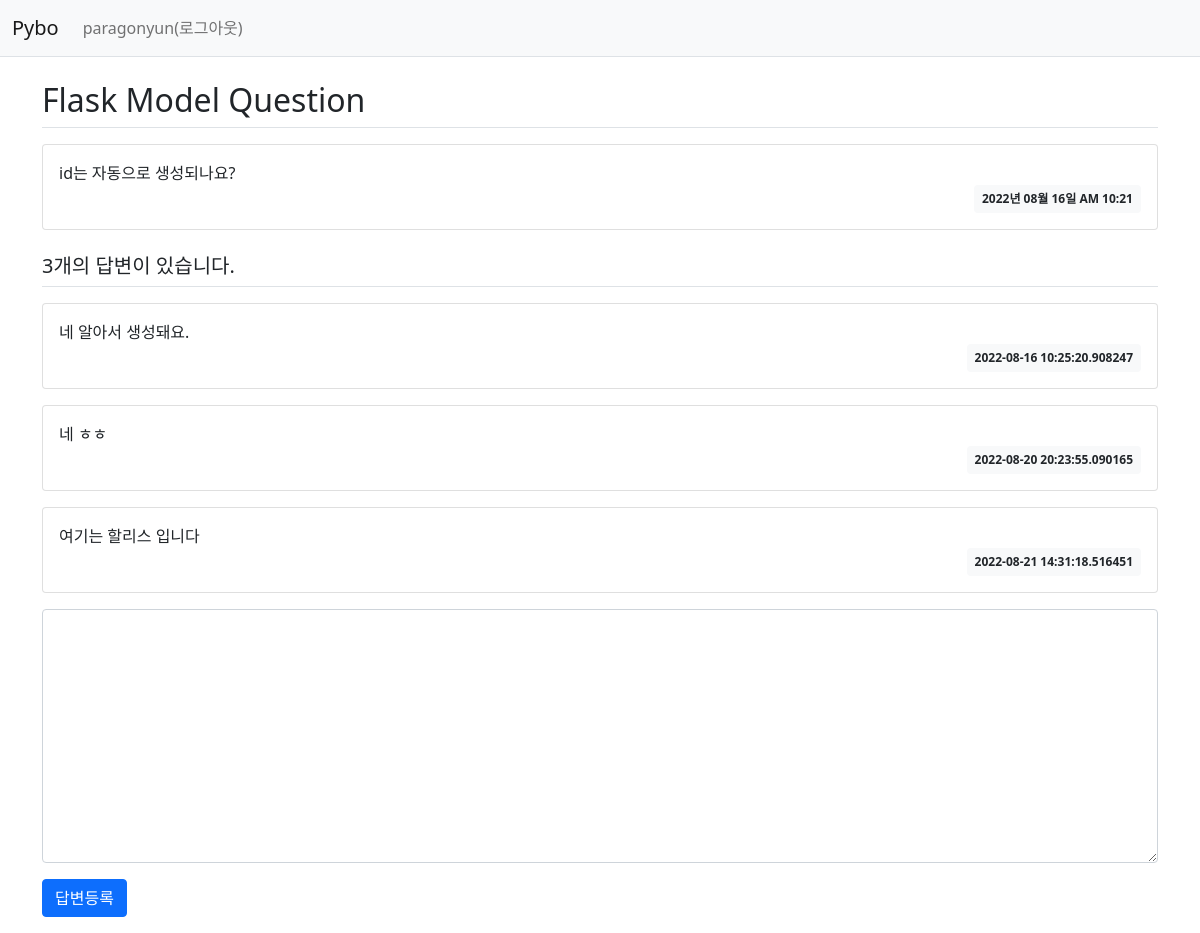
Screenshot of /question/detail/2/ (signed in) with the database file from the repository.
### pybo/models.py (models this page shows)
class User(db.Model) :
    id = db.Column(db.Integer, primary_key = True)
    username = db.Column(db.String(150), unique=True, nullable=False)
    password = db.Column(db.String(200), nullable=False)
    email = db.Column(db.String(120), unique=True, nullable=False)

class Question(db.Model) : ## class 이름으로 Table 이름이 생성됨
    id = db.Column(db.Integer, primary_key = True) ## 칼럼 속성과 기본키인지 아닌지
    subject = db.Column(db.String(200), nullable=False) ## Null값 허용 안 함
    content = db.Column(db.Text(), nullable=False)
    create_date = db.Column(db.DateTime(), nullable=False)
    user_id = db.Column(db.Integer, db.ForeignKey('user.id', ondelete='CASCADE'), nullable=False)
    user = db.relationship('User', backref=db.backref('question_set'))

class Answer (db.Model) :
    id = db.Column(db.Integer, primary_key = True)
    '''
    답변과 질문을 연결하기 위한 속성
    연결 기준이 되는 key는 당연히 외래키가 됨
    ForeignKey('qwestion.id')는 qestion Table의 id Column을 가져오겠다는 말, 객체 아님!!!!
    CASCADE : 질문이 삭제되면 답변도 함께 삭제된다는 말
    '''
    question_id = db.Column(db.Integer, db.ForeignKey('question.id', ondelete='CASCADE'))
    '''
    relationship('참조할 모델명', backref)
    역참조(backref) : 질문에 달린 답변들을 볼 수 있게 하는 것 (한 질문엔 답변이 여러개 달릴 수 있다.)
    '''
    question = db.relationship('Question', backref=db.backref('answer_set'))
    content = db.Column(db.Text(), nullable=False)
    create_date = db.Column(db.DateTime(), nullable=False)
    user_id = db.Column(db.Integer, db.ForeignKey('user.id', ondelete='CASCADE'), nullable=False)
    user = db.relationship('User', backref=db.backref('answer_set'))

### pybo/views/question_views.py (the view)
@bp.route('/detail/<int:question_id>/')
def detail(question_id) :
    form = AnswerForm()
    question = Question.query.get_or_404(question_id)
    return render_template('question/question_detail.html', question=question, form=form)

### pybo/forms.py
class AnswerForm(FlaskForm) :
    content = TextAreaField('내용', validators=[DataRequired('답변 하기 싫어유?')])

### pybo/filter.py (called while the page is built)
def format_datetime(value, fmt = '%Y년 %m월 %d일 %p %I:%M') :
    return  value.strftime(fmt)

### pybo/views/auth_views.py (called while the page is built)
@bp.before_app_request
def load_logged_in_user() :
    user_id = session.get('user_id')
    if user_id is None :
        g.user = None
    else :
        g.user = User.query.get(user_id)

### pybo/templates/question/question_detail.html (shortened to what this page needs)
{% extends 'base.html' %}
{% block content %}
<div class="container my-3">
    <h2 class="border-bottom py-2">{{ question.subject }}</h2>
    <div class="card my-3">
        <div class="card-body">
            <div class="card-text" style="white-space: pre-line;">{{ question.content }}</div>
            <div class="d-flex justify-content-end">
                <div class="badge bg-light text-dark p-2">
                    {{ question.create_date|datetime }}
                </div>
            </div>
        </div>
    </div>
    <h5 class="border-bottom my-3 py-2">{{ question.answer_set|length }}개의 답변이 있습니다.</h5>
    {% for answer in question.answer_set %}
    <div class="card my-3">
        <div class="card-body">
            <div class="card-text" style="white-space: pre-line;">{{ answer.content }}</div>
            <div class="d-flex justify-content-end">
                <div class="badge bg-light text-dark p-2">
                    {{ answer.create_date }}
                </div>
            </div>
        </div>
    </div>
    {% endfor %}
    <form action="{{ url_for('answer.create', question_id=question.id) }}" method="post" class="my-3">
        <div class="mb-3">
            <textarea {% if not g.user %}disabled{% endif %}
            name="content" id="content" class="form-control" rows="10"></textarea>
        </div>
        <input type="submit" value="답변등록" class="btn btn-primary">
    </form>
</div>
{% endblock %}

### pybo/templates/navbar.html (shortened to what this page needs)
<nav class="navbar navbar-expand-lg navbar-light bg-light border-bottom">
    <div class="container-fluid">
        <a class="navbar-brand" href="{{ url_for('main.index') }}">Pybo</a>
        <div class="collapse navbar-collapse" id="navbarSupportedContent">
            {% if g.user %}
            <ul class="navbar-nav">
                <li class="nav-item">
                    <a class="nav-link" href="{{ url_for('auth.logout') }}">{{ g.user.username }}(로그아웃)</a>
                </li>
            </ul>
            {% endif %}
        </div>
    </div>
</nav>

### rows the page displays
User: user.username "paragonyun"
Question: subject "Flask Model Question", content "id는 자동으로 생성되나요?", create_date "2022년 08월 16일 AM 10:21"
Answer: content "네 알아서 생성돼요.", create_date "2022-08-16 10:25:20.908247"
Answer: content "네 ㅎㅎ", create_date "2022-08-20 20:23:55.090165"
Answer: content "여기는 할리스 입니다", create_date "2022-08-21 14:31:18.516451"

### other values shown
{{ question.answer_set|length }} "3"
